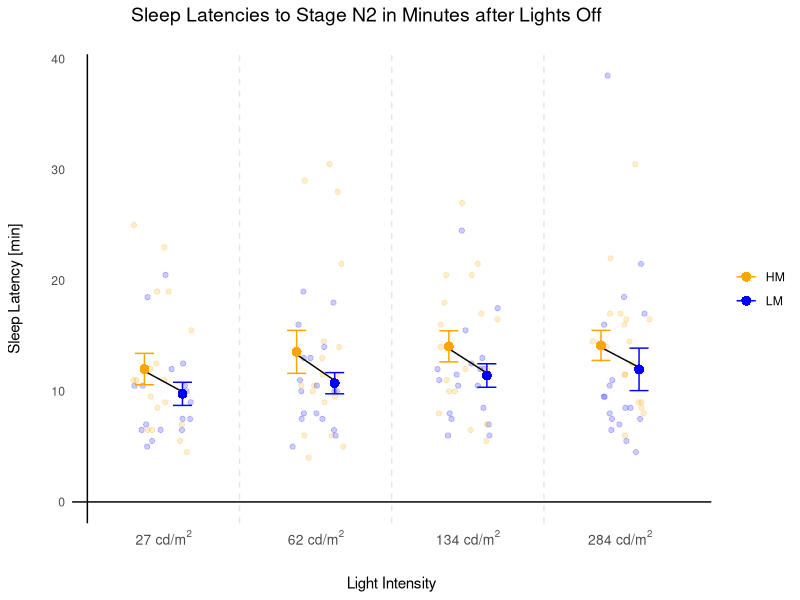
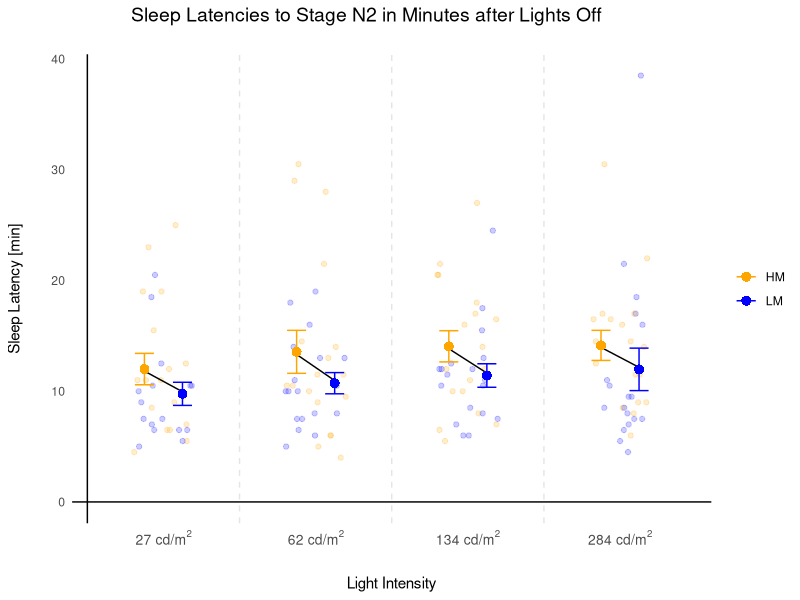

Source code (R) for these figures, in order:
# install packages

install.packages("tidyverse")
install.packages("readr")
install.packages("ggplot2")
install.packages("here")


# load libraries

library(tidyverse)
library(readr)
library(ggplot2)
library(here)


# load data into R

data <- read_csv(here("data","sleeplatency_rawdata.csv"))


# Ensure data is present

head(data)

# stats

# grouping variables by intensity and condition

data_summary <- data %>%
  group_by(Intensity, Condition) %>%
  summarise(
    sleep_latency_mean = mean(sleeplatency, na.rm = TRUE),
    sleep_latency_se = sd(sleeplatency, na.rm = TRUE) / sqrt(n()),
    .groups = 'drop')
 
# creating means of HM and LM so they can be joined by lines 

line_data <- data_summary %>%
  filter(Condition %in% c("HM", "LM")) %>%
  group_by(Intensity) %>%
  summarise(HM_mean = mean(sleep_latency_mean[Condition == "HM"]),
            LM_mean = mean(sleep_latency_mean[Condition == "LM"]))

 # Create Plot
   
   p <- ggplot(data, aes(x = as.factor(Intensity), y = sleeplatency, color = Condition))+
       geom_jitter(width = 0.2, height = 0, alpha = 0.2) +
       scale_color_manual(values = c('orange', 'blue')) +
       labs(title = 'Sleep Latencies to Stage N2 in Minutes after Lights Off', x = 'Light Intensity', y = 'Sleep Latency [min]') +
       theme_minimal() +
     scale_x_discrete(labels = c(expression("27 cd/m"^2), 
                                 expression("62 cd/m"^2), 
                                 expression("134 cd/m"^2), 
                                 expression("284 cd/m"^2))) +
   geom_hline(yintercept = 0, color = "black") +
   geom_vline(xintercept = 0.5, color = "black") +     
   
   # add lines between means for each condition and intensity
     
   
     geom_segment(data = line_data, aes(x = as.numeric(as.factor(Intensity)) - 0.15, xend = as.numeric(as.factor(Intensity)) + 0.15, y = HM_mean, yend = LM_mean), color = "black") +
     
   
   # Calculate means and SEMs
     
      
       stat_summary(aes(color = Condition), fun.data = mean_se, geom = 'errorbar', width = 0.25, position = position_dodge(width = 0.5)) +
       stat_summary(aes(fill = Condition), fun.data = mean_se, geom = 'point', size = 3, shape = 16, position = position_dodge(width = 0.5)) +
       scale_fill_manual(values = c('orange', 'blue')) +
       
     geom_vline(xintercept = c(1.5, 2.5, 3.5), color = "gray90", linetype = "dashed", size = 0.5) +
     theme(legend.title = element_blank(),
            panel.grid = element_blank(), 
            panel.grid.major = element_blank(),
            panel.grid.minor = element_blank(),
            axis.text.x = element_text(size = 10),
           axis.title.x = element_text(margin = margin(t = 20)),
            axis.title.y = element_text(margin = margin(r = 20)),
           plot.title = element_text(size = 14,hjust = 0.35, margin = margin(b = 20)))

   
   # Print
   
   p
   
   # Save Plot
   
   ggsave(filename = "graphs/sleep_plot.png", plot = p, width = 8, height = 6, units = "in", dpi = 300, bg = "white")
   
   
   
   


  